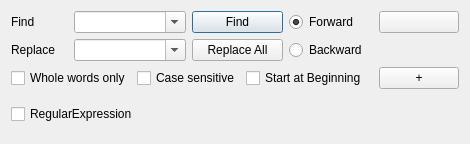
<?xml version="1.0" encoding="UTF-8"?>
<ui version="4.0">
 <class>ReplaceWidget</class>
 <widget class="QWidget" name="ReplaceWidget">
  <property name="geometry">
   <rect>
    <x>0</x>
    <y>0</y>
    <width>460</width>
    <height>122</height>
   </rect>
  </property>
  <property name="sizePolicy">
   <sizepolicy hsizetype="Preferred" vsizetype="Minimum">
    <horstretch>0</horstretch>
    <verstretch>0</verstretch>
   </sizepolicy>
  </property>
  <property name="windowTitle">
   <string>Form</string>
  </property>
  <layout class="QGridLayout" name="gridLayout">
   <item row="0" column="0">
    <widget class="QLabel" name="label">
     <property name="sizePolicy">
      <sizepolicy hsizetype="Minimum" vsizetype="Minimum">
       <horstretch>0</horstretch>
       <verstretch>0</verstretch>
      </sizepolicy>
     </property>
     <property name="text">
      <string>Find</string>
     </property>
     <property name="buddy">
      <cstring>comboFind</cstring>
     </property>
    </widget>
   </item>
   <item row="0" column="1" colspan="2">
    <widget class="QComboBox" name="comboFind">
     <property name="sizePolicy">
      <sizepolicy hsizetype="Expanding" vsizetype="Fixed">
       <horstretch>0</horstretch>
       <verstretch>0</verstretch>
      </sizepolicy>
     </property>
     <property name="editable">
      <bool>true</bool>
     </property>
    </widget>
   </item>
   <item row="0" column="3" colspan="2">
    <widget class="QPushButton" name="findButton">
     <property name="text">
      <string>Find</string>
     </property>
     <property name="default">
      <bool>true</bool>
     </property>
    </widget>
   </item>
   <item row="0" column="5">
    <widget class="QRadioButton" name="radioForward">
     <property name="text">
      <string>Forward</string>
     </property>
     <property name="checked">
      <bool>true</bool>
     </property>
    </widget>
   </item>
   <item row="0" column="7">
    <widget class="QPushButton" name="closeButton">
     <property name="text">
      <string/>
     </property>
     <property name="icon">
      <iconset resource="texmaker.qrc">
       <normaloff>:/images/fileclose.png</normaloff>:/images/fileclose.png</iconset>
     </property>
    </widget>
   </item>
   <item row="0" column="8" rowspan="4">
    <spacer name="horizontalSpacer">
     <property name="orientation">
      <enum>Qt::Horizontal</enum>
     </property>
     <property name="sizeHint" stdset="0">
      <size>
       <width>26</width>
       <height>78</height>
      </size>
     </property>
    </spacer>
   </item>
   <item row="1" column="0">
    <widget class="QLabel" name="label_2">
     <property name="sizePolicy">
      <sizepolicy hsizetype="Minimum" vsizetype="Minimum">
       <horstretch>0</horstretch>
       <verstretch>0</verstretch>
      </sizepolicy>
     </property>
     <property name="text">
      <string>Replace</string>
     </property>
     <property name="buddy">
      <cstring>comboReplace</cstring>
     </property>
    </widget>
   </item>
   <item row="1" column="1" colspan="2">
    <widget class="QComboBox" name="comboReplace">
     <property name="sizePolicy">
      <sizepolicy hsizetype="Expanding" vsizetype="Fixed">
       <horstretch>0</horstretch>
       <verstretch>0</verstretch>
      </sizepolicy>
     </property>
     <property name="editable">
      <bool>true</bool>
     </property>
    </widget>
   </item>
   <item row="1" column="3" colspan="2">
    <widget class="QPushButton" name="replaceallButton">
     <property name="text">
      <string>Replace All</string>
     </property>
    </widget>
   </item>
   <item row="2" column="0" colspan="2">
    <widget class="QCheckBox" name="checkWords">
     <property name="text">
      <string>Whole words only</string>
     </property>
    </widget>
   </item>
   <item row="2" column="2" colspan="2">
    <widget class="QCheckBox" name="checkCase">
     <property name="text">
      <string>Case sensitive</string>
     </property>
    </widget>
   </item>
   <item row="2" column="4" colspan="2">
    <widget class="QCheckBox" name="checkBegin">
     <property name="text">
      <string>Start at Beginning</string>
     </property>
    </widget>
   </item>
   <item row="2" column="7">
    <widget class="QPushButton" name="moreButton">
     <property name="sizePolicy">
      <sizepolicy hsizetype="Minimum" vsizetype="Fixed">
       <horstretch>0</horstretch>
       <verstretch>0</verstretch>
      </sizepolicy>
     </property>
     <property name="text">
      <string>+</string>
     </property>
    </widget>
   </item>
   <item row="3" column="0" colspan="8">
    <widget class="QFrame" name="extension">
     <property name="frameShape">
      <enum>QFrame::NoFrame</enum>
     </property>
     <property name="frameShadow">
      <enum>QFrame::Plain</enum>
     </property>
     <property name="lineWidth">
      <number>0</number>
     </property>
     <layout class="QHBoxLayout" name="horizontalLayout">
      <property name="leftMargin">
       <number>0</number>
      </property>
      <property name="rightMargin">
       <number>0</number>
      </property>
      <item>
       <widget class="QCheckBox" name="checkRegExp">
        <property name="text">
         <string>RegularExpression</string>
        </property>
       </widget>
      </item>
     </layout>
    </widget>
   </item>
   <item row="1" column="5">
    <widget class="QRadioButton" name="radioBackward">
     <property name="text">
      <string>Backward</string>
     </property>
    </widget>
   </item>
  </layout>
 </widget>
 <tabstops>
  <tabstop>comboFind</tabstop>
  <tabstop>comboReplace</tabstop>
  <tabstop>findButton</tabstop>
  <tabstop>radioForward</tabstop>
  <tabstop>replaceallButton</tabstop>
  <tabstop>checkWords</tabstop>
  <tabstop>checkCase</tabstop>
  <tabstop>checkBegin</tabstop>
  <tabstop>closeButton</tabstop>
  <tabstop>moreButton</tabstop>
  <tabstop>checkRegExp</tabstop>
 </tabstops>
 <resources>
  <include location="texmaker.qrc"/>
 </resources>
 <connections/>
</ui>
